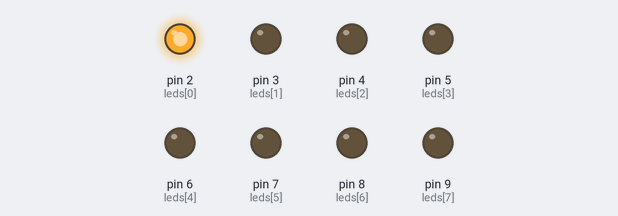
The sketch below on a simulated Arduino Uno, built with avr-gcc and run on an emulated ATmega328P. Shown: output pins drawn as LEDs (lit = HIGH).

Above: at 0.1 s.
At 0.9 s:
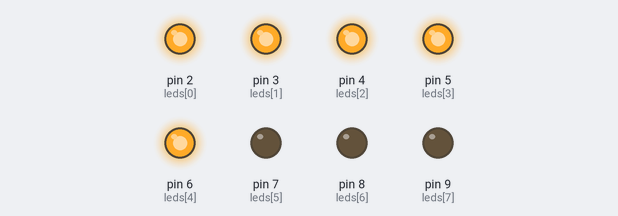
At 1.7 s:
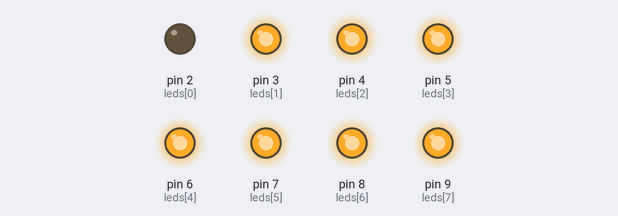
At 3.5 s:
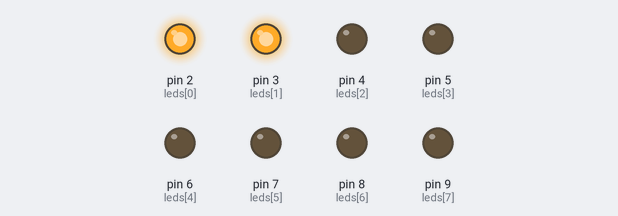
At 5.3 s:
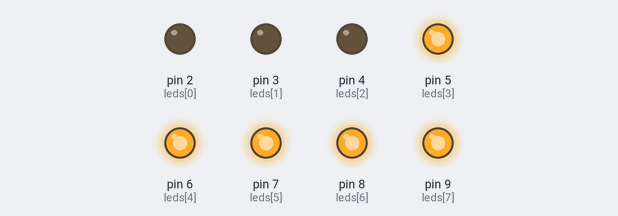
At 7.1 s:
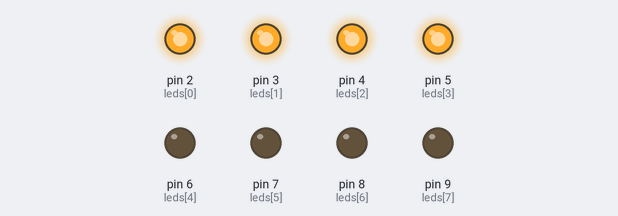
Timing chart, 0 to 7.4 s (numbered marks = the images above):
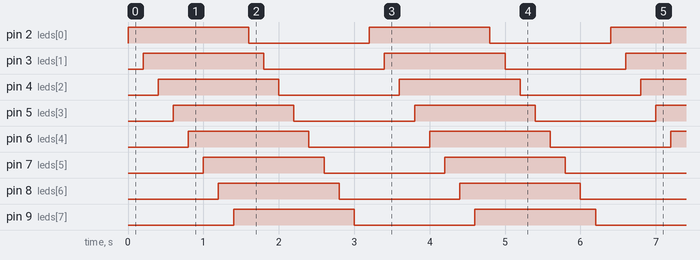

The sketch:

_8_led_using_array.ino
```cpp
int leds[] = {2, 3, 4, 5, 6, 7, 8, 9};

void setup() {
  for (int i = 0; i < 8; i++) {
    pinMode(leds[i], OUTPUT);
  }
}

void loop() {
  // ON one by one
  for (int i = 0; i < 8; i++) {
    digitalWrite(leds[i], HIGH);
    delay(200);
  }

  // OFF one by one
  for (int i = 0; i < 8; i++) {
    digitalWrite(leds[i], LOW);
    delay(200);
  }
}
```

Measured:
- by itself, pin 2 (leds[0]), pin 3 (leds[1]), pin 4 (leds[2]), pin 5 (leds[3]), pin 6 (leds[4]), pin 7 (leds[5]), pin 8 (leds[6]), pin 9 (leds[7]): alternates HIGH for 1.6 s and LOW for 1.6 s
- by itself, everything shown: repeats every 3.2 s, in 16 steps
